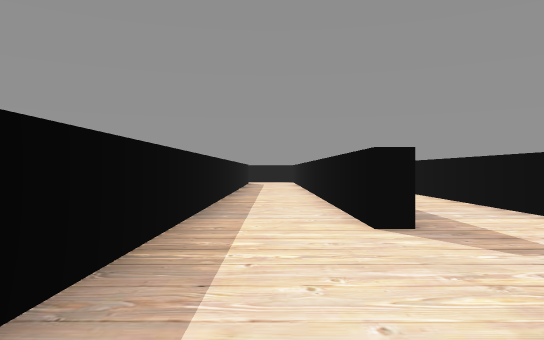
View 1 (above)

23 first-person views from a walk through a scene from a Unity 3-D project. The camera is 0.72 m above the floor, looks level and sees 70° across. The floor is counted in squares, 1 m on a side. Each view is taken from the middle of a square. On the plan, view 1 faces up. The plan holds only what a view shows up to about 11 squares ahead; the rest is blank. The place goes on beyond the plan. The player character is not drawn. Some surface patterns are stand-ins.

View 2
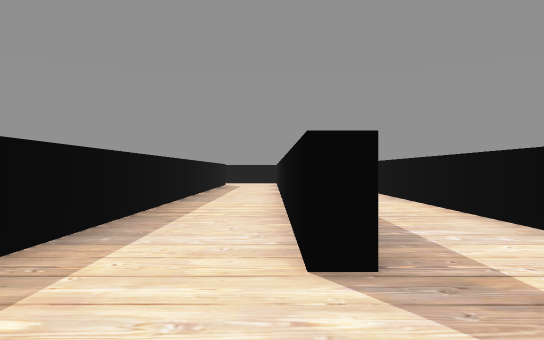

View 3
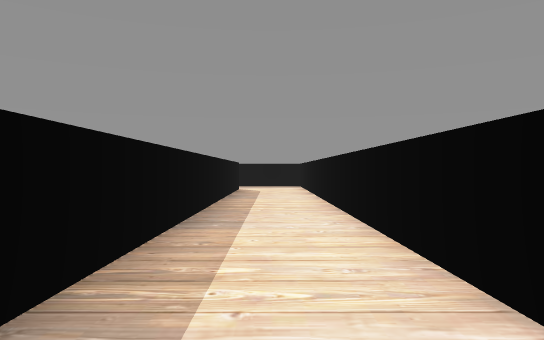

View 4
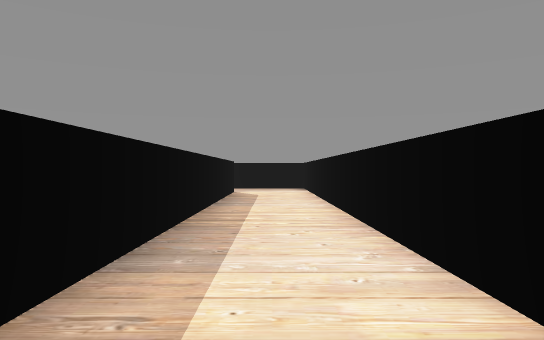

View 5
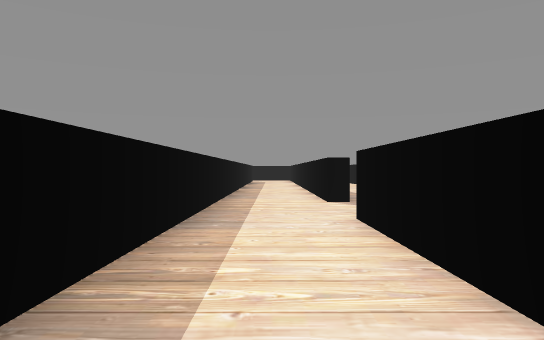

View 6
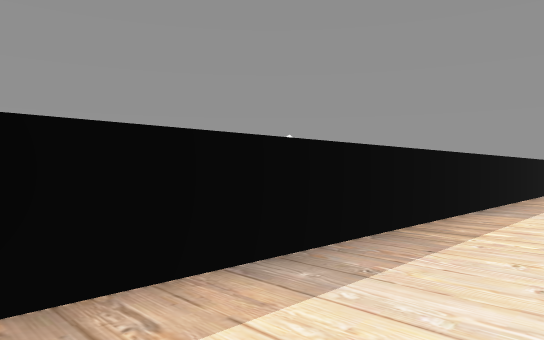

View 7
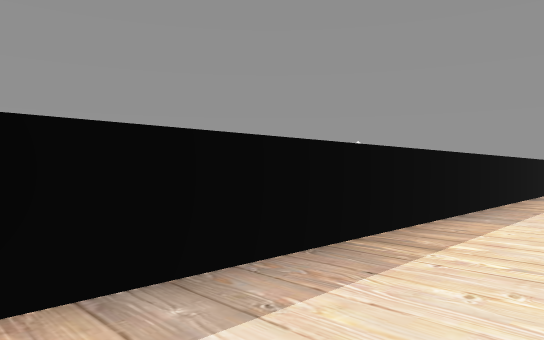

View 8
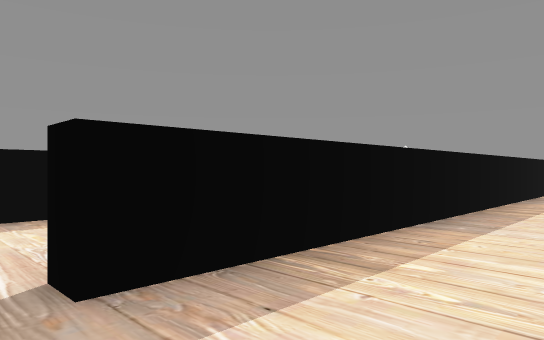

View 9
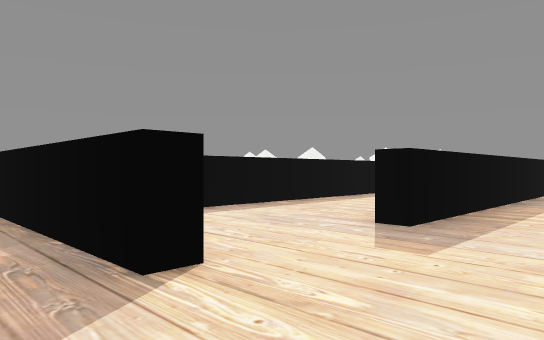

View 10
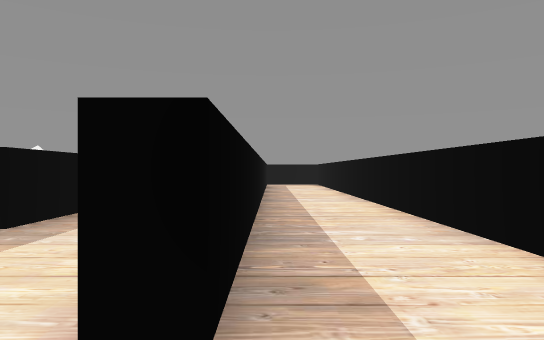

View 11
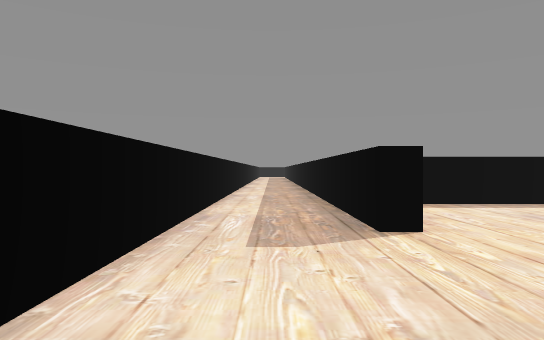

View 12
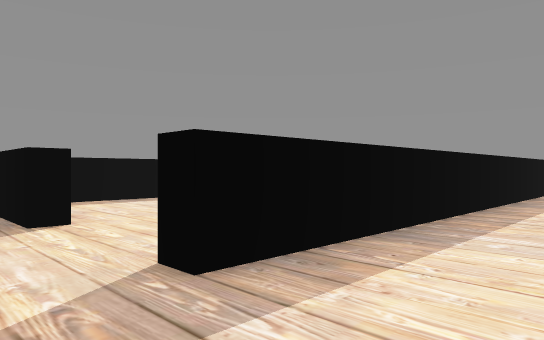

View 13
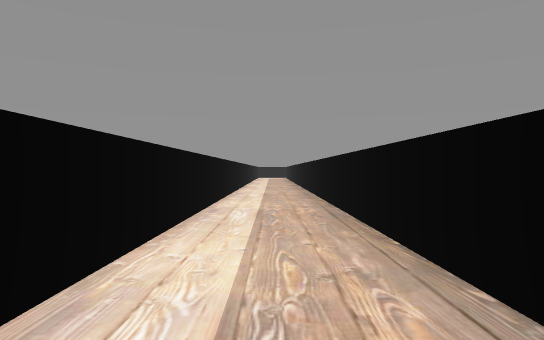

View 14
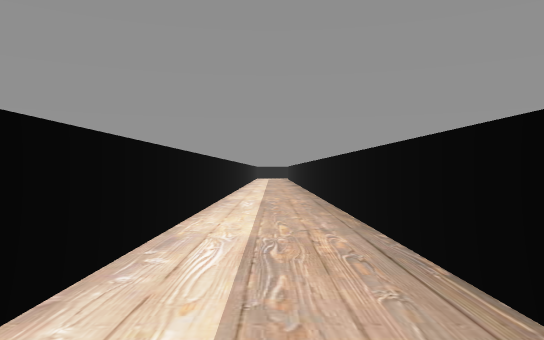

View 15
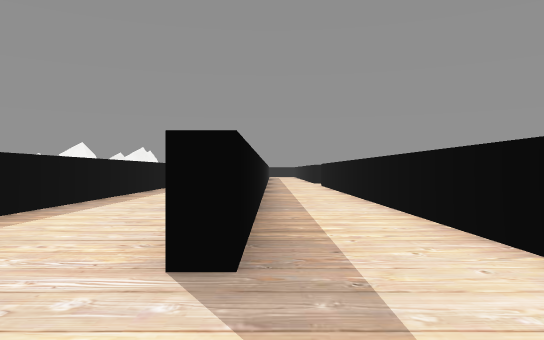

View 16
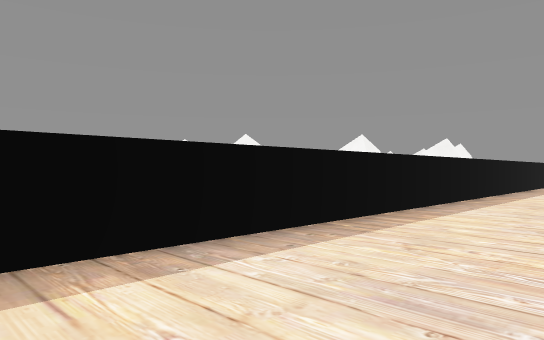

View 17
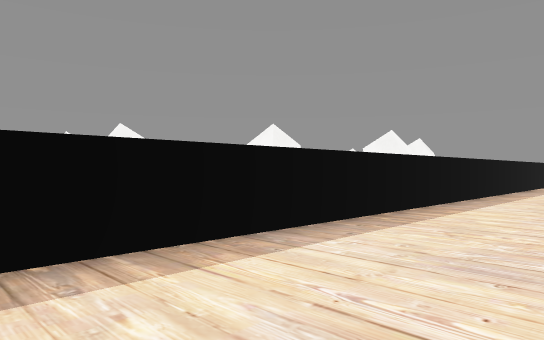

View 18
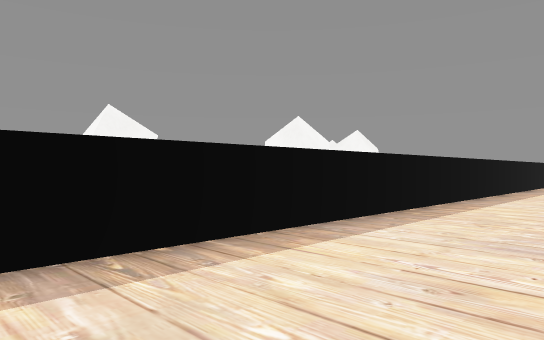

View 19
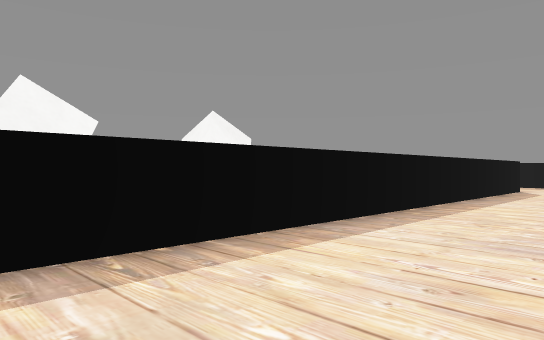

View 20
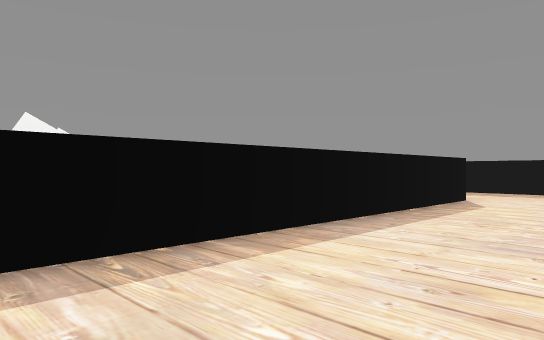

View 21
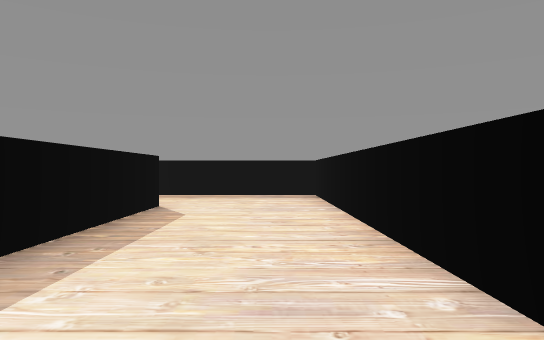

View 22
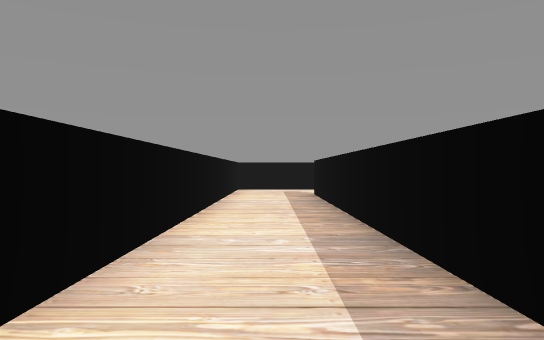

View 23
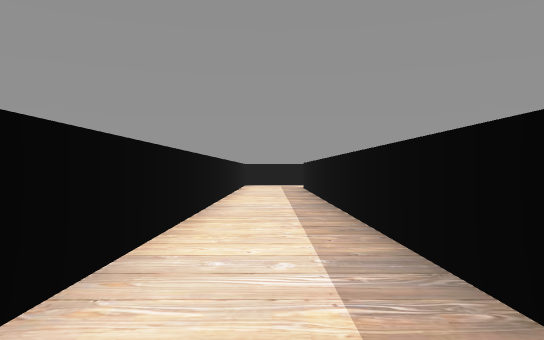

### Floor plan
Points are (right, up) in squares from view 1. A wall is a line through its corners. A room is listed if a view was taken in it or the views show most of it. See-through windows are left out.
Room 1 (views 1, 2, 3, 4, 5, 6, 7, 8, 9, 13, 14, 15, 16, 17, 18, 19, 20, 21)
walls: (1.3, 0.6) (1.3, 1.8); (1.3, 4.7) (1.3, 16.5); (1.3, -11.8) (1.3, -5); (-1.5, -16.2) (-1.5, -16.7) (-14.4, -16.7); (-1.7, 13.6) (-1.7, 16.5); (-1.2, 16.5) (-1.2, -13.3) (-1.8, -13.3); (-5.2, 16.5) (-5.2, -15.1); (-14.4, -19.2) (-1.6, -19.2)
ways out: opening at (2, -17.5) to room 2; opening at (2, 3.5)
Room 2 (views 10, 11, 12, 22, 23)
walls: (1.7, -5.2) (1.7, -16); (4.3, -15.9) (4.3, -5.6)
ways out: opening at (2, -17.5) to room 1

Where each view was taken, in squares from view 1:
view 1: 0 up, 0 right, facing up
view 2: 2 up, 1 right, facing up
view 3: 6 up, 0 right, facing up
view 4: 8 up, 0 right, facing up
view 5: 4 down, 0 right, facing up
view 6: 6 down, 1 right, facing up-left
view 7: 10 down, 1 right, facing up-left
view 8: 14 down, 1 right, facing up-left
view 9: 18 down, 1 right, facing up-left
view 10: 18 down, 2 right, facing up
view 11: 18 down, 3 right, facing left
view 12: 18 down, 4 right, facing up-left
view 13: 18 down, 1 left, facing left
view 14: 18 down, 4 left, facing left
view 15: 16 down, 1 left, facing up
view 16: 11 down, 2 left, facing up-left
view 17: 7 down, 2 left, facing up-left
view 18: 3 down, 2 left, facing up-left
view 19: 2 up, 2 left, facing up-left
view 20: 7 up, 2 left, facing up-left
view 21: 9 up, 3 left, facing up
view 22: 5 down, 3 right, facing down
view 23: 1 down, 3 right, facing down
